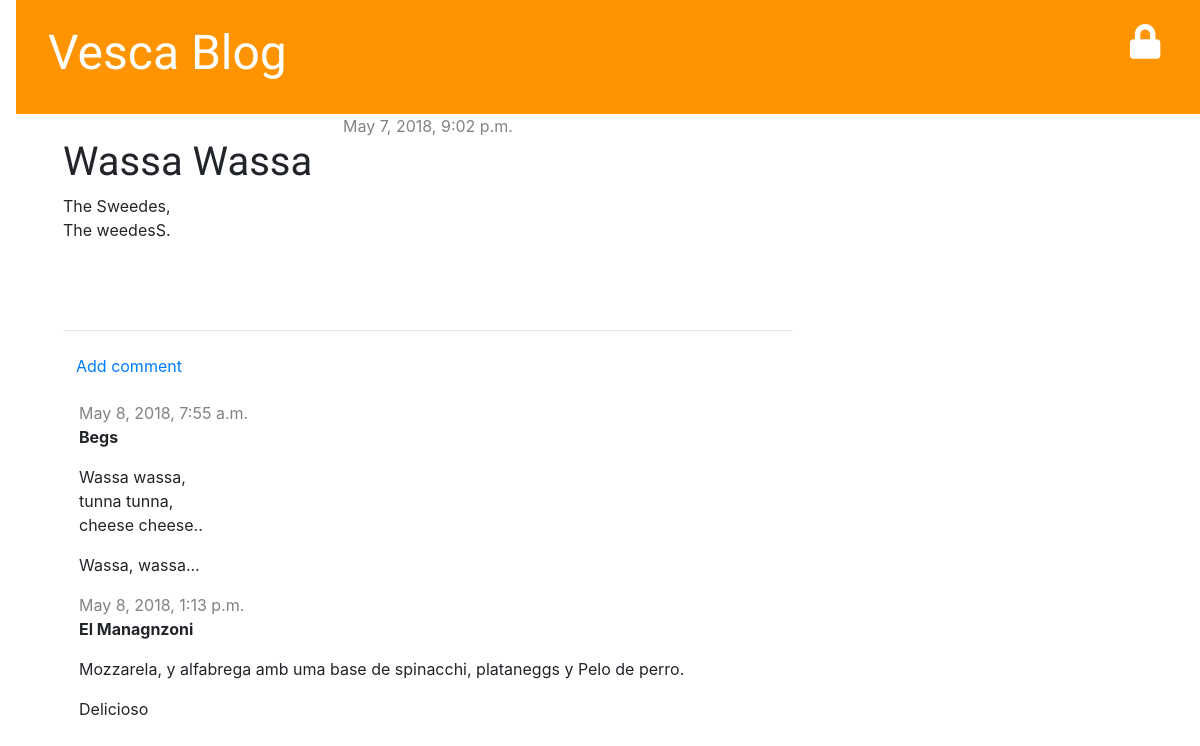
Screenshot of /blog/post/9/ with the database file from the repository.
### blog/models.py (models this page shows, shortened)
class Post(models.Model):
    author = models.ForeignKey('auth.User', on_delete = models.CASCADE)
    title = models.CharField(max_length = 200)
    text = models.TextField()
    created_date = models.DateTimeField(default = timezone.now)
    published_date = models.DateTimeField(blank = True, null = True)

class Comment(models.Model):
    post = models.ForeignKey('blog.Post', related_name='comments', on_delete = models.CASCADE)
    author = models.CharField(max_length=200)
    text = models.TextField()
    created_date = models.DateTimeField(default=timezone.now)
    approved_comment = models.BooleanField(default=False)

### blog/views.py (the view)
# urls.py: url(r'^post/(?P<pk>[0-9]+)/$', views.post_detail, name='post_detail'),
def post_detail(request, pk):
	post = get_object_or_404(Post, pk=pk)
	return render(request, 'blog/post_detail.html', {'post':post})

### blog/templates/blog/post_detail.html (shortened to what this page needs)
{% extends 'blog/base.html' %}
{% block content %}
<article>
<div class="post">
    {% if post.published_date %}
    <div class="date">
        {{ post.published_date }}
    </div>
    {% else %}
    <a class="btn btn-default" href="{% url 'post_publish' pk=post.pk %}">Publish</a>
    {% endif %}
    <h1>{{ post.title }}</h1>
    <p>{{ post.text|linebreaksbr }}</p>
</div>
<hr>
<a class="btn btn-default" href="{% url 'add_comment_to_post' pk=post.pk %}">Add comment</a>
{% for comment in post.comments.all %}
    {% if user.is_authenticated or comment.approved_comment %}
    <div class="comment">
        <div class="date">
            {{ comment.created_date }}
        </div>
        <strong>{{ comment.author }}</strong>
        <p>{{ comment.text|linebreaks }}</p>
    </div>
    {% endif %}
{% empty %}
    <p>No comments here yet :(</p>
{% endfor %}
</article>
{% endblock %}

### blog/static/css/blog.css (style rules this page uses)
body { padding-left: 1rem; }
h1, h2, h3, h4 { font-family: 'Lobster', cursive; }
.date { margin:auto; color: #828282; }
.post { display:flex; flex-direction:column; margin-bottom: 4.5rem; }
.comment { margin: 1rem 0rem 1rem 1rem; }

### rows the page displays
Post: published_date "May 7, 2018, 9:02 p.m.", title "Wassa Wassa", text "The Sweedes, The weedesS."
Comment: created_date "May 8, 2018, 7:55 a.m.", author "Begs", text "Wassa wassa, tunna tunna, cheese cheese.. Wassa, wassa..."
Comment: created_date "May 8, 2018, 1:13 p.m.", author "El Managnzoni", text "Mozzarela, y alfabrega amb uma base de spinacchi, plataneggs y Pelo de perro. Delicioso"
